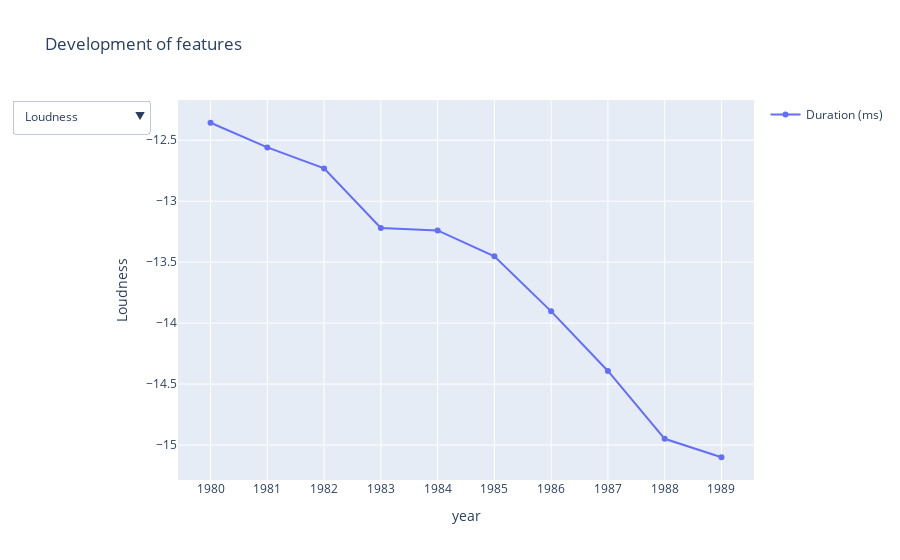

Notebook code for this chart:
### Code cell
# Create the initial scatter plot
fig = go.Figure()

fig.add_trace(go.Scatter(
    x=songs_per_year['year'],
    y=songs_per_year['duration_ms'],
    #mode='markers',
    name='Duration (ms)'
))

# Define the dropdown menu options
dropdown_options = [
    {'label': 'Duration (ms)', 'value': 'duration_ms'},
    {'label': 'Popularity', 'value': 'popularity'},
    {'label': 'Danceability', 'value': 'danceability'},
    {'label': 'Energy', 'value': 'energy'},
    {'label': 'Key', 'value': 'key'},
    {'label': 'Loudness', 'value': 'loudness'},
    {'label': 'Mode', 'value': 'mode'},
    {'label': 'Speechiness', 'value': 'speechiness'},
    {'label': 'Acousticness', 'value': 'acousticness'},
    {'label': 'Instrumentalness', 'value': 'instrumentalness'},
    {'label': 'Liveness', 'value': 'liveness'},
    {'label': 'Valence', 'value': 'valence'},
    {'label': 'Tempo', 'value': 'tempo'},
    {'label': 'Time Signature', 'value': 'time_signature'},
    {'label': 'Count', 'value': 'count'},
    {'label': 'Duration (min)', 'value': 'duration_min'}
]

# Create the dropdown menu
dropdown_menu = go.layout.Updatemenu(
    buttons=list([
        dict(
            args=[
                {'y': [songs_per_year[option['value']]]}, 
                {'yaxis': {'title': option['label'].capitalize()}}
            ],
            label=option['label'],
            method='update'
        )
        for option in dropdown_options
    ]),
    direction='down',
    showactive=True,
)

# Update the layout with dropdown menu and initial y-axis title
fig.update_layout(
    height = 800,
    updatemenus=[dropdown_menu],
    yaxis_title='Duration (ms)',
    xaxis_title='year',
    title='Development of features',
    showlegend=True
)

fig.show()

### Figure 1 — Plotly figure (JSON) as saved in the notebook; plotly's stock layout.template omitted (floating-point values rounded to 4 significant figures)
{"data": [{"name": "Duration (ms)", "type": "scatter", "visible": true, "x": ["1980", "1981", "1982", "1983", "1984", "1985", "1986", "1987", "1988", "1989"], "y": [-12.36, -12.56, -12.73, -13.22, -13.24, -13.45, -13.9, -14.39, -14.95, -15.1]}], "layout": {"autosize": true, "showlegend": true, "title": {"text": "Development of features"}, "updatemenus": [{"active": 5, "buttons": [{"args": [{"y": [[248000.0, 244700.0, 247400.0, 251500.0, 249400.0, 255600.0, 256500.0, 259100.0, 262000.0, 261000.0]]}, {"yaxis": {"title": "Duration (ms)"}}], "label": "Duration (ms)", "method": "update"}, {"args": [{"y": [[6.932, 7.112, 7.17, 7.047, 7.347, 7.164, 6.718, 6.635, 6.138, 6.068]]}, {"yaxis": {"autorange": true, "range": [5.987, 7.428], "title": {"text": "Popularity"}, "type": "linear"}}], "label": "Popularity", "method": "update"}, {"args": [{"y": [[0.4998, 0.5011, 0.5034, 0.4953, 0.4917, 0.4883, 0.4741, 0.4699, 0.4649, 0.4678]]}, {"yaxis": {"title": "Danceability"}}], "label": "Danceability", "method": "update"}, {"args": [{"y": [[0.4855, 0.4886, 0.4868, 0.4712, 0.4779, 0.4703, 0.4562, 0.4433, 0.429, 0.4188]]}, {"yaxis": {"autorange": true, "range": [0.4144, 0.493], "title": {"text": "Energy"}, "type": "linear"}}], "label": "Energy", "method": "update"}, {"args": [{"y": [[5.11, 5.165, 5.193, 5.187, 5.208, 5.157, 5.176, 5.181, 5.17, 5.192]]}, {"yaxis": {"title": "Key"}}], "label": "Key", "method": "update"}, {"args": [{"y": [[-12.36, -12.56, -12.73, -13.22, -13.24, -13.45, -13.9, -14.39, -14.95, -15.1]]}, {"yaxis": {"autorange": true, "range": [-15.27, -12.18], "title": {"text": "Loudness"}, "type": "linear"}}], "label": "Loudness", "method": "update"}, {"args": [{"y": [[0.7037, 0.6998, 0.6989, 0.6874, 0.6742, 0.6847, 0.6868, 0.6925, 0.687, 0.6917]]}, {"yaxis": {"title": "Mode"}}], "label": "Mode", "method": "update"}, {"args": [{"y": [[0.065, 0.06856, 0.07749, 0.06592, 0.06466, 0.06128, 0.06215, 0.06119, 0.06272, 0.06465]]}, {"yaxis": {"title": "Speechiness"}}], "label": "Speechiness", "method": "update"}, {"args": [{"y": [[0.522, 0.5112, 0.5079, 0.5163, 0.513, 0.524, 0.5434, 0.5531, 0.5654, 0.5722]]}, {"yaxis": {"title": "Acousticness"}}], "label": "Acousticness", "method": "update"}, {"args": [{"y": [[0.1692, 0.1756, 0.1755, 0.1934, 0.1882, 0.2031, 0.219, 0.2381, 0.2603, 0.2545]]}, {"yaxis": {"title": "Instrumentalness"}}], "label": "Instrumentalness", "method": "update"}, {"args": [{"y": [[0.221, 0.2221, 0.2216, 0.217, 0.2222, 0.216, 0.2112, 0.2071, 0.2108, 0.2069]]}, {"yaxis": {"title": "Liveness"}}], "label": "Liveness", "method": "update"}, {"args": [{"y": [[0.5439, 0.5414, 0.5317, 0.5193, 0.507, 0.5065, 0.4866, 0.4737, 0.4729, 0.4665]]}, {"yaxis": {"title": "Valence"}}], "label": "Valence", "method": "update"}, {"args": [{"y": [[118.3, 118.7, 118.4, 117.8, 117.7, 117.2, 116.2, 116.1, 115.4, 115.0]]}, {"yaxis": {"title": "Tempo"}}], "label": "Tempo", "method": "update"}, {"args": [{"y": [[3.831, 3.832, 3.836, 3.83, 3.838, 3.833, 3.83, 3.819, 3.81, 3.807]]}, {"yaxis": {"title": "Time signature"}}], "label": "Time Signature", "method": "update"}, {"args": [{"y": [[35701, 33118, 31926, 34682, 37545, 37928, 42184, 50365, 58593, 65216]]}, {"yaxis": {"title": "Count"}}], "label": "Count", "method": "update"}, {"args": [{"y": [[4.133, 4.078, 4.124, 4.192, 4.157, 4.26, 4.275, 4.318, 4.367, 4.35]]}, {"yaxis": {"title": "Duration (min)"}}], "label": "Duration (min)", "method": "update"}], "direction": "down", "showactive": true}], "xaxis": {"autorange": true, "range": [-0.5438, 9.544], "title": {"text": "year"}, "type": "category"}, "yaxis": {"autorange": true, "range": [-15.27, -12.18], "title": {"text": "Loudness"}, "type": "linear"}}}
